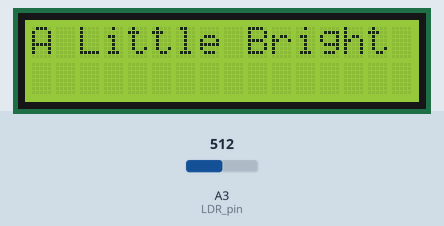
Simulated run of this sketch. Board: Arduino Uno, built with avr-gcc and run on an emulated ATmega328P. Shown: 16×2 character LCD. Inputs (shaded band) come from the test bench; at power-on: A3 (LDR_pin) = 512. What the sketch prints to the serial monitor is not drawn.

Above: at 1.2 s.
1.3 s: A3 (LDR_pin) set to 610
At 1.8 s:
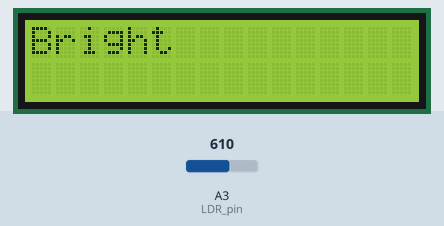
3.9 s: A3 (LDR_pin) set to 290
At 4.4 s:
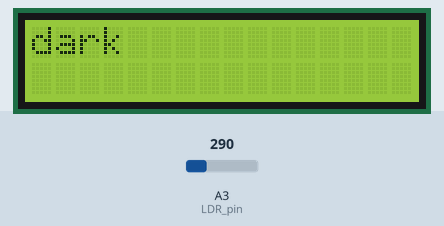
6.9 s: A3 (LDR_pin) set to 315
At 7.5 s:
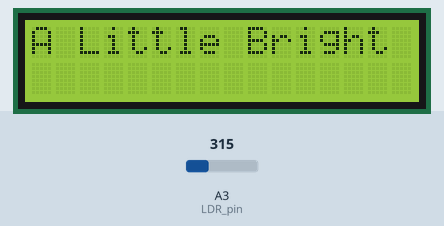
9.6 s: A3 (LDR_pin) set to 122
At 10.1 s:
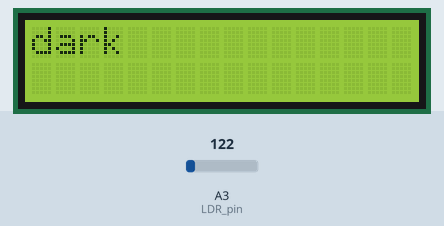
Timing chart, 0 to 12.6 s (numbered marks = the images above; inputs shaded):
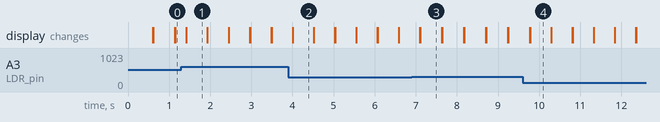

The sketch:

task15_light_indicator.ino
```cpp
// Task 15: Light Indicator
// Ishaan Takrani

#include <LiquidCrystal_I2C.h>  // Including the library

const int LDR_pin = A3;
int LDR_value = 0;

LiquidCrystal_I2C my_lcd = LiquidCrystal_I2C(0x27,16,2);

void setup() {

  my_lcd.init();    // Initializes the LCD
  my_lcd.clear();   // Clears the LCD (empty display)
  my_lcd.backlight();   // Activates the LCD's backlight

  Serial.begin(9600);

}

void loop() {

  LDR_value = analogRead(LDR_pin);
  my_lcd.setCursor(0, 0);

  if(LDR_value > 600){
    my_lcd.print("Bright");
  }

  else if(LDR_value > 300 && LDR_value < 600){
    my_lcd.print("A Little Bright");
  }

  else{
    my_lcd.print("dark");
  }

  Serial.println(LDR_value);
  delay(250);
  my_lcd.clear();

}
```

Measured:
- the behaviour switches between 300 and 301 on A3 (LDR_pin) (found by bisection; images 2 and 3)
- after the input at 1.3 s, the display: changes after 0.11 s (image 1)
- after the input at 3.9 s, the display: first differs from a run without the input after 0.11 s (image 2)
- after the input at 6.9 s, the display: first differs from a run without the input after 0.21 s (image 3)
- after the input at 9.6 s, the display: first differs from a run without the input after 0.18 s (image 4)
- what the display in image 1 shows lasts 0.5 s, from 1.4 s to 1.9 s
